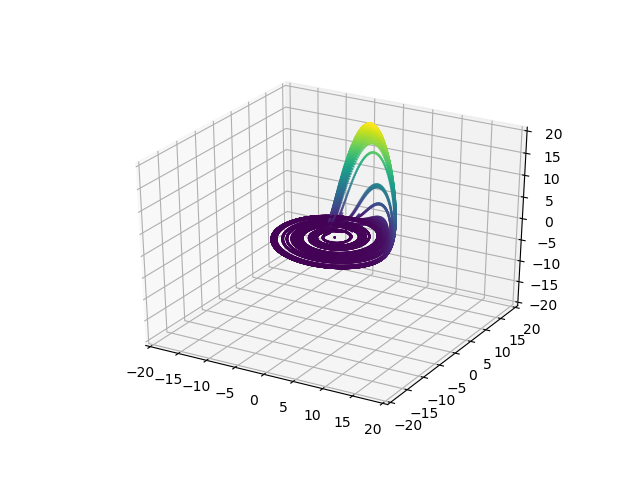

This chart was generated by the following Python code:
import math
import numpy as np

from mpl_toolkits import mplot3d
import matplotlib
import matplotlib.pyplot as plt

def rossler(x, y, z, a=0.2, b=0.2, c=5.7):
    x_prime = -y - z 
    y_prime = x + a * y
    z_prime = b + z * (x - c)
    return x_prime, y_prime, z_prime

dt = 0.01
# how many random initializations we have
nb_inits = int(1e1)
# how many steps we propagate each initialization
nb_steps = int(1e4)

x = np.empty(nb_inits * (nb_steps + 1))
y = np.empty(nb_inits * (nb_steps + 1))
z = np.empty(nb_inits * (nb_steps + 1))

for i in range(nb_inits):

    idx = nb_steps * i

    x[idx] = 5 * np.random.rand() - 1
    y[idx] = 5 * np.random.rand() - 1
    z[idx] = 5 * np.random.rand() - 1

    for j in range(nb_steps):
        x_prime, y_prime, z_prime = rossler(x[idx + j], y[idx + j], z[idx + j])
    
        x[idx + j + 1] = x[idx + j] + x_prime * dt
        y[idx + j + 1] = y[idx + j] + y_prime * dt
        z[idx + j + 1] = z[idx + j] + z_prime * dt
    
fig = plt.figure()
ax = plt.axes(projection='3d')

ax.set_xlim3d(-20, 20)
ax.set_ylim3d(-20, 20)
ax.set_zlim3d(-20, 20)

ax.scatter3D(x, y, z, c=z, marker='o', s=(72. / fig.dpi) ** 2)

plt.savefig('rossler.png')

plt.show()
